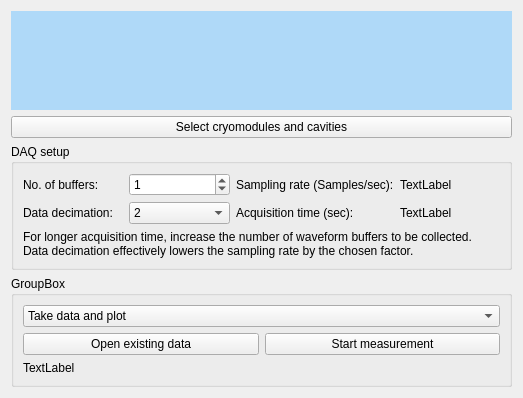
<?xml version="1.0" encoding="UTF-8"?>
<ui version="4.0">
 <class>Form</class>
 <widget class="QWidget" name="Form">
  <property name="geometry">
   <rect>
    <x>0</x>
    <y>0</y>
    <width>523</width>
    <height>398</height>
   </rect>
  </property>
  <property name="windowTitle">
   <string>Form</string>
  </property>
  <layout class="QGridLayout" name="gridLayout">
   <item row="1" column="0">
    <widget class="QPushButton" name="button_cm_selection">
     <property name="text">
      <string>Select cryomodules and cavities</string>
     </property>
    </widget>
   </item>
   <item row="3" column="0">
    <widget class="QGroupBox" name="groupBox">
     <property name="title">
      <string>GroupBox</string>
     </property>
     <layout class="QGridLayout" name="gridLayout_3">
      <item row="1" column="0">
       <widget class="QPushButton" name="button_open_data">
        <property name="text">
         <string>Open existing data</string>
        </property>
       </widget>
      </item>
      <item row="1" column="1">
       <widget class="QPushButton" name="button_start_measurement">
        <property name="text">
         <string>Start measurement</string>
        </property>
       </widget>
      </item>
      <item row="0" column="0" colspan="2">
       <widget class="QComboBox" name="comboBox_plot_selector">
        <item>
         <property name="text">
          <string>Take data and plot</string>
         </property>
        </item>
        <item>
         <property name="text">
          <string>Take data, no plot</string>
         </property>
        </item>
       </widget>
      </item>
      <item row="2" column="0" colspan="2">
       <widget class="QLabel" name="label_status">
        <property name="text">
         <string>TextLabel</string>
        </property>
       </widget>
      </item>
     </layout>
    </widget>
   </item>
   <item row="0" column="0">
    <widget class="QLabel" name="label_2">
     <property name="styleSheet">
      <string notr="true">background-color: rgb(175, 217, 248)</string>
     </property>
     <property name="text">
      <string/>
     </property>
    </widget>
   </item>
   <item row="2" column="0">
    <widget class="QGroupBox" name="groupBox_2">
     <property name="title">
      <string>DAQ setup</string>
     </property>
     <layout class="QGridLayout" name="gridLayout_2">
      <item row="3" column="0" colspan="4">
       <widget class="QLabel" name="label">
        <property name="sizePolicy">
         <sizepolicy hsizetype="Preferred" vsizetype="Preferred">
          <horstretch>0</horstretch>
          <verstretch>0</verstretch>
         </sizepolicy>
        </property>
        <property name="text">
         <string>For longer acquisition time, increase the number of waveform buffers to be collected. Data decimation effectively lowers the sampling rate by the chosen factor.</string>
        </property>
        <property name="wordWrap">
         <bool>true</bool>
        </property>
       </widget>
      </item>
      <item row="0" column="1">
       <widget class="QSpinBox" name="spinBox_buffers">
        <property name="toolTip">
         <string>Increase for longer acquisition time</string>
        </property>
        <property name="maximum">
         <number>999</number>
        </property>
        <property name="value">
         <number>1</number>
        </property>
       </widget>
      </item>
      <item row="0" column="0">
       <widget class="QLabel" name="label_4">
        <property name="text">
         <string>No. of buffers:</string>
        </property>
       </widget>
      </item>
      <item row="1" column="0">
       <widget class="QLabel" name="label_5">
        <property name="text">
         <string>Data decimation:</string>
        </property>
       </widget>
      </item>
      <item row="0" column="3">
       <widget class="QLabel" name="label_samplingrate">
        <property name="toolTip">
         <string>Default sampling rate is 2kS/s, modified by selected data decimation</string>
        </property>
        <property name="text">
         <string>TextLabel</string>
        </property>
       </widget>
      </item>
      <item row="1" column="1">
       <widget class="QComboBox" name="comboBox_decimation">
        <property name="toolTip">
         <string>Reduces sampling rate, thus increases acquisition time</string>
        </property>
        <property name="currentText">
         <string>2</string>
        </property>
        <property name="currentIndex">
         <number>1</number>
        </property>
        <item>
         <property name="text">
          <string>1</string>
         </property>
        </item>
        <item>
         <property name="text">
          <string>2</string>
         </property>
        </item>
        <item>
         <property name="text">
          <string>4</string>
         </property>
        </item>
        <item>
         <property name="text">
          <string>8</string>
         </property>
        </item>
       </widget>
      </item>
      <item row="1" column="2">
       <widget class="QLabel" name="label_7">
        <property name="text">
         <string>Acquisition time (sec):</string>
        </property>
       </widget>
      </item>
      <item row="0" column="2">
       <widget class="QLabel" name="label_6">
        <property name="text">
         <string>Sampling rate (Samples/sec):</string>
        </property>
       </widget>
      </item>
      <item row="1" column="3">
       <widget class="QLabel" name="label_acq_time">
        <property name="toolTip">
         <string>Acquisition time is dependent on number of buffers, data decimation and number of cavities selected</string>
        </property>
        <property name="text">
         <string>TextLabel</string>
        </property>
       </widget>
      </item>
     </layout>
    </widget>
   </item>
  </layout>
 </widget>
 <resources/>
 <connections/>
</ui>
